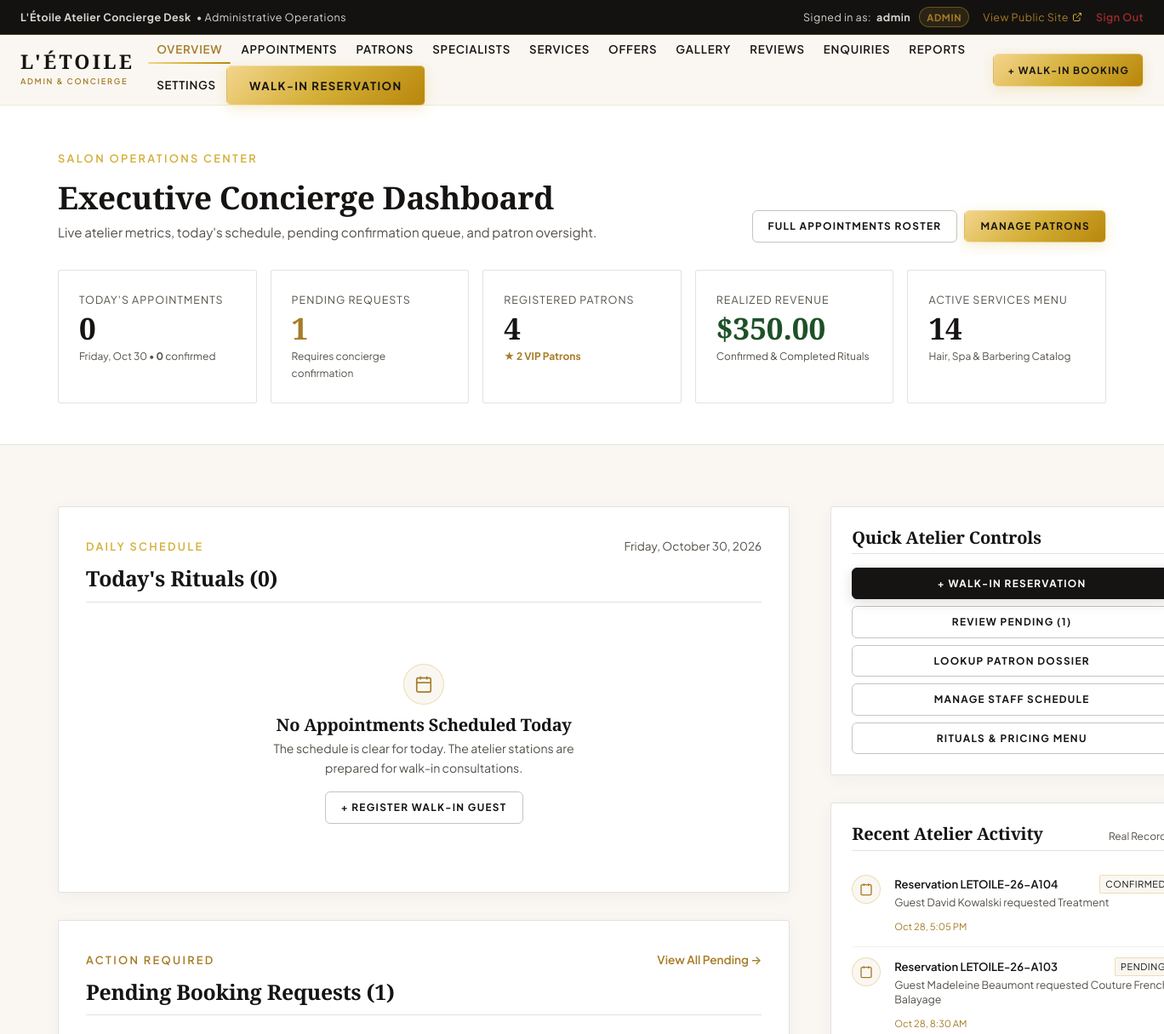
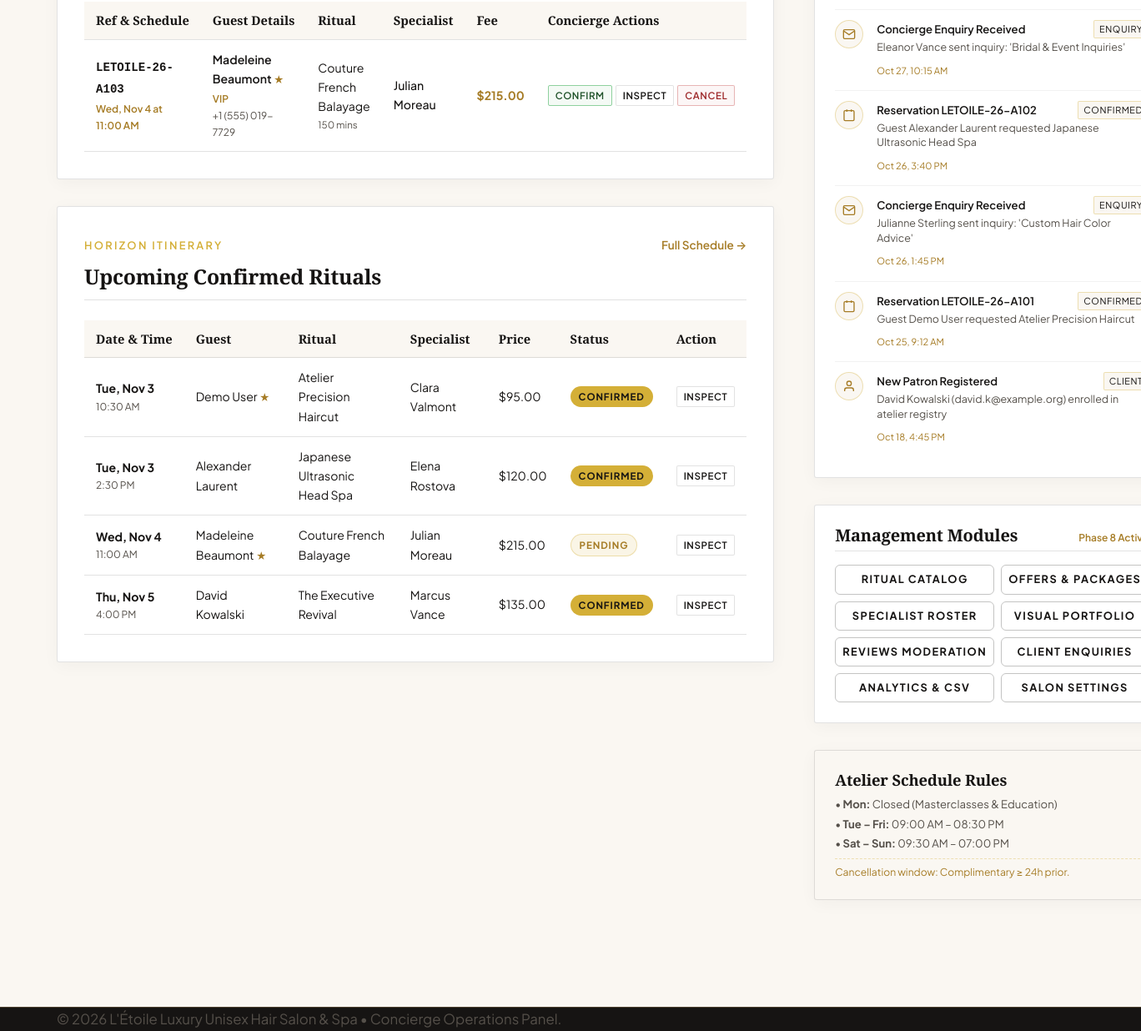
/admin-dashboard.php (signed in), run on the app's committed database (2 pictures, top to bottom).
### tables this page shows
CREATE TABLE `appointments` (
  `id` INT UNSIGNED NOT NULL AUTO_INCREMENT,
  `booking_reference` VARCHAR(20) NOT NULL COMMENT 'Human-friendly reference code e.g. LETOILE-2026-X892',
  `customer_id` INT UNSIGNED NOT NULL,
  `staff_id` INT UNSIGNED NULL DEFAULT NULL COMMENT 'NULL signifies Any Available Master Specialist',
  `service_id` INT UNSIGNED NULL DEFAULT NULL COMMENT 'Linked service or NULL if booked as standalone package offer',
  `offer_id` INT UNSIGNED NULL DEFAULT NULL COMMENT 'Linked package offer if applicable',
  `appointment_date` DATE NOT NULL,
  `appointment_time` TIME NOT NULL,
  `duration_minutes` SMALLINT UNSIGNED NOT NULL DEFAULT 60,
  `total_price` DECIMAL(10,2) NOT NULL DEFAULT 0.00,
  `status` ENUM('pending', 'confirmed', 'in_progress', 'completed', 'cancelled', 'no_show') NOT NULL DEFAULT 'pending',
  `silent_appointment` TINYINT(1) NOT NULL DEFAULT 0 COMMENT 'Guest preference for quiet service without conversational dialogue',
  `notes` TEXT NULL DEFAULT NULL COMMENT 'Guest notes, color history, product sensitivities',
  `cancellation_reason` VARCHAR(255) NULL DEFAULT NULL,
  `created_at` TIMESTAMP NOT NULL DEFAULT CURRENT_TIMESTAMP,
  `updated_at` TIMESTAMP NOT NULL DEFAULT CURRENT_TIMESTAMP ON UPDATE CURRENT_TIMESTAMP,
  PRIMARY KEY (`id`),
  UNIQUE KEY `uk_appointments_ref` (`booking_reference`),
  KEY `idx_appointments_customer` (`customer_id`),
  KEY `idx_appointments_staff` (`staff_id`),
  KEY `idx_appointments_service` (`service_id`),
  KEY `idx_appointments_offer` (`offer_id`),
  KEY `idx_appointments_date_time` (`appointment_date`, `appointment_time`),
  KEY `idx_appointments_status` (`status`),
  CONSTRAINT `fk_appointments_customer` FOREIGN KEY (`customer_id`) REFERENCES `customers` (`id`) ON DELETE RESTRICT ON UPDATE CASCADE,
  CONSTRAINT `fk_appointments_staff` FOREIGN KEY (`staff_id`) REFERENCES `staff` (`id`) ON DELETE SET NULL ON UPDATE CASCADE,
  CONSTRAINT `fk_appointments_service` FOREIGN KEY (`service_id`) REFERENCES `services` (`id`) ON DELETE RESTRICT ON UPDATE CASCADE,
  CONSTRAINT `fk_appointments_offer` FOREIGN KEY (`offer_id`) REFERENCES `offers` (`id`) ON DELETE SET NULL ON UPDATE CASCADE
);

CREATE TABLE `customers` (
  `id` INT UNSIGNED NOT NULL AUTO_INCREMENT,
  `user_id` INT UNSIGNED NULL DEFAULT NULL COMMENT 'Optional link if customer creates self-service account in future',
  `first_name` VARCHAR(50) NOT NULL,
  `last_name` VARCHAR(50) NOT NULL,
  `email` VARCHAR(100) NOT NULL,
  `phone` VARCHAR(25) NOT NULL,
  `gender_preference` ENUM('Unisex / Flexible', 'Women\'s Styling Focus', 'Men\'s Barbering Focus') NOT NULL DEFAULT 'Unisex / Flexible',
  `allergies_notes` TEXT NULL DEFAULT NULL COMMENT 'Chemical sensitivities, product allergies, or silent appointment preference',
  `is_vip` TINYINT(1) NOT NULL DEFAULT 0,
  `created_at` TIMESTAMP NOT NULL DEFAULT CURRENT_TIMESTAMP,
  `updated_at` TIMESTAMP NOT NULL DEFAULT CURRENT_TIMESTAMP ON UPDATE CURRENT_TIMESTAMP,
  PRIMARY KEY (`id`),
  UNIQUE KEY `uk_customers_email` (`email`),
  KEY `idx_customers_phone` (`phone`),
  KEY `idx_customers_name` (`last_name`, `first_name`),
  KEY `fk_customers_user_id` (`user_id`),
  CONSTRAINT `fk_customers_user` FOREIGN KEY (`user_id`) REFERENCES `users` (`id`) ON DELETE SET NULL ON UPDATE CASCADE
);

CREATE TABLE `staff` (
  `id` INT UNSIGNED NOT NULL AUTO_INCREMENT,
  `user_id` INT UNSIGNED NULL DEFAULT NULL COMMENT 'Staff login user account link',
  `slug` VARCHAR(60) NOT NULL COMMENT 'URL identifier e.g. clara-valmont, matches frontend query params',
  `full_name` VARCHAR(80) NOT NULL,
  `role_title` VARCHAR(100) NOT NULL COMMENT 'e.g. Founder & Creative Director, Lead Colourist & Balayage',
  `bio` TEXT NOT NULL,
  `specialties` VARCHAR(255) NOT NULL COMMENT 'Comma-separated tags e.g. French Bob, Precision Dry Cutting',
  `experience_years` TINYINT UNSIGNED NOT NULL DEFAULT 5,
  `avatar_url` VARCHAR(255) NULL DEFAULT NULL,
  `working_days` VARCHAR(100) NOT NULL DEFAULT 'Tue,Wed,Thu,Fri,Sat',
  `is_available` TINYINT(1) NOT NULL DEFAULT 1,
  `display_order` SMALLINT UNSIGNED NOT NULL DEFAULT 0,
  `created_at` TIMESTAMP NOT NULL DEFAULT CURRENT_TIMESTAMP,
  `updated_at` TIMESTAMP NOT NULL DEFAULT CURRENT_TIMESTAMP ON UPDATE CURRENT_TIMESTAMP,
  PRIMARY KEY (`id`),
  UNIQUE KEY `uk_staff_slug` (`slug`),
  UNIQUE KEY `uk_staff_user_id` (`user_id`),
  KEY `idx_staff_available` (`is_available`),
  KEY `idx_staff_display_order` (`display_order`),
  CONSTRAINT `fk_staff_user` FOREIGN KEY (`user_id`) REFERENCES `users` (`id`) ON DELETE SET NULL ON UPDATE CASCADE
);

### admin-dashboard.php (the view, shortened to what the rows shown need)
<?php
try {
    $pdo = Database::getConnection();
    $pendingStmt = $pdo->prepare("
        SELECT
            a.id,
            a.booking_reference,
            a.appointment_date,
            a.appointment_time,
            a.duration_minutes,
            a.total_price,
            a.status,
            a.silent_appointment,
            a.created_at,
            c.id AS customer_id,
            c.first_name,
            c.last_name,
            c.email,
            c.phone,
            c.is_vip,
            COALESCE(s.name, o.title, 'Bespoke Ritual') AS service_name,
            st.full_name AS specialist_name
        FROM appointments a
        JOIN customers c ON a.customer_id = c.id
        LEFT JOIN services s ON a.service_id = s.id
        LEFT JOIN offers o ON a.offer_id = o.id
        LEFT JOIN staff st ON a.staff_id = st.id
        WHERE a.status = 'pending'
        ORDER BY a.appointment_date ASC, a.appointment_time ASC
        LIMIT 10
    ");
    $pendingStmt->execute();
    $pendingRequests = $pendingStmt->fetchAll();
    $upcomingStmt = $pdo->prepare("
        SELECT
            a.id,
            a.booking_reference,
            a.appointment_date,
            a.appointment_time,
            a.duration_minutes,
            a.total_price,
            a.status,
            c.first_name,
            c.last_name,
            c.is_vip,
            COALESCE(s.name, o.title, 'Bespoke Ritual') AS service_name,
            st.full_name AS specialist_name
        FROM appointments a
        JOIN customers c ON a.customer_id = c.id
        LEFT JOIN services s ON a.service_id = s.id
        LEFT JOIN offers o ON a.offer_id = o.id
        LEFT JOIN staff st ON a.staff_id = st.id
        WHERE a.appointment_date > CURDATE()
          AND a.status NOT IN ('cancelled', 'no_show')
        ORDER BY a.appointment_date ASC, a.appointment_time ASC
        LIMIT 8
    ");
    $upcomingStmt->execute();
    $upcomingAppointments = $upcomingStmt->fetchAll();
} catch (Exception $e) {
    AppLogger::error("Dashboard query error: " . $e->getMessage());
    $statusError = "Could not load dashboard data. Ensure MySQL is running.";
    $kpis = ['total_appointments' => 0, 'today_total' => 0, 'today_confirmed' => 0, 'pending_total' => 0, 'realized_revenue' => 0];
    $patronStats = ['total_customers' => 0, 'vip_customers' => 0];
    $servicesCount = 0;
    $todayAppointments = [];
    $pendingRequests = [];
    $upcomingAppointments = [];
    $activityItems = [];
}
?>
<!DOCTYPE html>
<html lang="en">
<head>
  <link rel="stylesheet" href="assets/css/style.css">
  <link rel="stylesheet" href="assets/css/responsive.css">
</head>
<body style="background-color: var(--color-ivory);">
  <section style="background-color: var(--color-white); border-bottom: 1px solid var(--color-charcoal-border); padding: var(--space-2xl) 0;">
    <div class="container">
      <div style="display:flex; justify-content:space-between; align-items:flex-end; flex-wrap:wrap; gap:var(--space-md);">
        <div>
          <h1 style="font-family: var(--font-serif); font-size: 2.3rem; color: var(--color-charcoal); margin: 4px 0 6px;">
            Executive Concierge Dashboard
          </h1>
        </div>
      </div>
    </div>
  </section>
  <main style="padding: var(--space-3xl) 0 var(--space-4xl);">
    <div class="container">
      <div style="display:grid; grid-template-columns: 2fr 1fr; gap:var(--space-2xl); align-items:start;" class="dashboard-layout-grid">
        <div>
          <div class="dashboard-panel">
            <?php if (empty($pendingRequests)): ?>
              <div class="empty-state-box">
                <div style="width: 44px; height: 44px; margin: 0 auto var(--space-sm); border-radius: 50%; background: #F4FAF5; border: 1px solid #8FD19E; display: flex; align-items: center; justify-content: center; color: #1E5128;">
                  <svg width="22" height="22" viewBox="0 0 24 24" fill="none" stroke="currentColor" stroke-width="2"><polyline points="20 6 9 17 4 12"></polyline></svg>
                </div>
                <h4 style="font-family:var(--font-serif); font-size:1.25rem; margin-bottom:4px;">Concierge Queue is Clear</h4>
                <p style="font-size:0.88rem; max-width:340px; margin:0 auto;">
                  All online booking requests have been reviewed and confirmed.
                </p>
              </div>
            <?php else: ?>
              <div style="overflow-x:auto;">
                <table class="admin-table">
                  <thead>
                    <tr>
                      <th>Ref &amp; Schedule</th>
                      <th>Guest Details</th>
                      <th>Ritual</th>
                      <th>Specialist</th>
                      <th>Fee</th>
                      <th>Concierge Actions</th>
                    </tr>
                  </thead>
                  <tbody>
                    <?php foreach ($pendingRequests as $pApt): ?>
                      <?php
                        $pDate = date('D, M j', strtotime($pApt['appointment_date']));
                        $pTime = date('g:i A', strtotime($pApt['appointment_time']));
                      ?>
                      <tr id="row-apt-<?php echo (int)$pApt['id']; ?>">
                        <td>
                          <strong style="font-family:monospace;"><?php echo e($pApt['booking_reference']); ?></strong>
                          <div style="font-size:0.75rem; color:var(--color-champagne-dark); font-weight:600; margin-top:2px;">
                            <?php echo e($pDate); ?> at <?php echo e($pTime); ?>
                          </div>
                        </td>
                        <td>
                          <div style="font-weight:600;">
                            <?php echo e($pApt['first_name'] . ' ' . $pApt['last_name']); ?>
                            <?php if (!empty($pApt['is_vip'])): ?>
                              <span style="color:var(--color-champagne-dark); font-size:0.75rem;">&#9733; VIP</span>
                            <?php endif; ?>
                          </div>
                          <div style="font-size:0.75rem; color:var(--color-charcoal-muted);"><?php echo e($pApt['phone']); ?></div>
                        </td>
                        <td>
                          <?php echo e($pApt['service_name']); ?>
                          <div style="font-size:0.72rem; color:var(--color-charcoal-muted);"><?php echo (int)$pApt['duration_minutes']; ?> mins</div>
                        </td>
                        <td>
                          <span style="font-weight:500;"><?php echo e($pApt['specialist_name'] ?: 'Any Specialist'); ?></span>
                        </td>
                        <td>
                          <strong style="color:var(--color-champagne-dark);">$<?php echo number_format((float)$pApt['total_price'], 2); ?></strong>
                        </td>
                        <td>
                          <div style="display:inline-flex; gap:4px;">
                            <button type="button" class="btn-action-sm btn-action-confirm btn-update-status" data-id="<?php echo (int)$pApt['id']; ?>" data-status="confirmed" title="Confirm Reservation">
                              Confirm
                            </button>
                            <button type="button" class="btn-action-sm btn-inspect-appointment" data-id="<?php echo (int)$pApt['id']; ?>" title="Inspect details">
                              Inspect
                            </button>
                            <button type="button" class="btn-action-sm btn-action-cancel btn-open-cancel-modal"
                                    data-id="<?php echo (int)$pApt['id']; ?>"
                                    data-ref="<?php echo e($pApt['booking_reference']); ?>"
                                    data-guest="<?php echo e($pApt['first_name'] . ' ' . $pApt['last_name']); ?>"
                                    title="Cancel reservation">
                              Cancel
                            </button>
                          </div>
                        </td>
                      </tr>
                    <?php endforeach; ?>
                  </tbody>
                </table>
              </div>
            <?php endif; ?>
          </div>
          <div class="dashboard-panel">
            <?php if (empty($upcomingAppointments)): ?>
              <div class="empty-state-box">
                <p style="font-size:0.88rem; margin:0;">No upcoming appointments recorded for the next two weeks.</p>
              </div>
            <?php else: ?>
              <div style="overflow-x:auto;">
                <table class="admin-table">
                  <thead>
                    <tr>
                      <th>Date &amp; Time</th>
                      <th>Guest</th>
                      <th>Ritual</th>
                      <th>Specialist</th>
                      <th>Price</th>
                      <th>Status</th>
                      <th>Action</th>
                    </tr>
                  </thead>
                  <tbody>
                    <?php foreach ($upcomingAppointments as $uApt): ?>
                      <tr>
                        <td>
                          <strong><?php echo date('D, M j', strtotime($uApt['appointment_date'])); ?></strong>
                          <div style="font-size:0.75rem; color:var(--color-charcoal-muted);"><?php echo date('g:i A', strtotime($uApt['appointment_time'])); ?></div>
                        </td>
                        <td>
                          <?php echo e($uApt['first_name'] . ' ' . $uApt['last_name']); ?>
                          <?php if (!empty($uApt['is_vip'])): ?>
                            <span style="color:var(--color-champagne-dark); font-size:0.75rem;">&#9733;</span>
                          <?php endif; ?>
                        </td>
                        <td><?php echo e($uApt['service_name']); ?></td>
                        <td><?php echo e($uApt['specialist_name'] ?: 'Any Specialist'); ?></td>
                        <td>$<?php echo number_format((float)$uApt['total_price'], 2); ?></td>
                        <td>
                          <span class="status-badge status-<?php echo strtolower((string)$uApt['status']); ?>">
                            <?php echo e(ucfirst($uApt['status'])); ?>
                          </span>
                        </td>
                        <td>
                          <button type="button" class="btn-action-sm btn-inspect-appointment" data-id="<?php echo (int)$uApt['id']; ?>">
                            Inspect
                          </button>
                        </td>
                      </tr>
                    <?php endforeach; ?>
                  </tbody>
                </table>
              </div>
            <?php endif; ?>
          </div>
        </div>
      </div>
    </div>
  </main>
</body>
</html>

### data on the page
appointments: booking_reference "LETOILE-26-A103", appointment_date "Wed, Nov 4", appointment_time "11:00 AM", customer.last_name "Madeleine Beaumont", customer.phone "+1 (555) 019-7729", service_name "Couture French Balayage", duration_minutes "150", staff.full_name "Julian Moreau", total_price "215.00", status "PENDING"
appointments: appointment_date "Tue, Nov 3", appointment_time "10:30 AM", customer.last_name "Demo User", service_name "Atelier Precision Haircut", staff.full_name "Clara Valmont", total_price "95.00", status "CONFIRMED"
appointments: appointment_date "Tue, Nov 3", appointment_time "2:30 PM", customer.last_name "Alexander Laurent", service_name "Japanese Ultrasonic Head Spa", staff.full_name "Elena Rostova", total_price "120.00", status "CONFIRMED"
appointments: appointment_date "Thu, Nov 5", appointment_time "4:00 PM", customer.last_name "David Kowalski", service_name "The Executive Revival", staff.full_name "Marcus Vance", total_price "135.00", status "CONFIRMED"

### other printed values
$currentUser['username'] "admin"
$currentUser['role'] "ADMIN"
$kpis['today_total'] "0"
$kpis['today_confirmed'] "0"
$kpis['pending_total'] "1"
$patronStats['total_customers'] "4"
$patronStats['vip_customers'] "2"
$kpis['realized_revenue'] "350.00"
$servicesCount "14"
count($todayAppointments) "0"
count($pendingRequests) "1"
$act['title'] "Reservation LETOILE-26-A104"
$act['desc'] "Guest David Kowalski requested Treatment"
date('M j, g:i A', strtotime($act['time'])) "Oct 28, 5:05 PM"
$act['title'] "Reservation LETOILE-26-A103"
